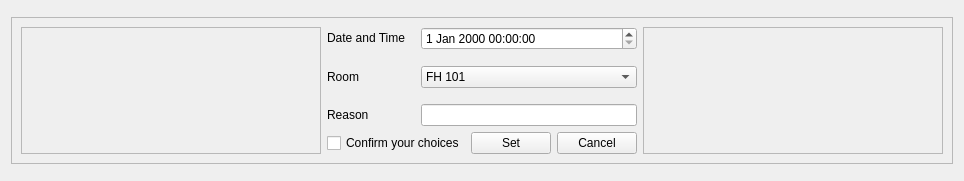
         <widget class="QWidget" name="setreservation_page">
          <layout class="QGridLayout" name="gridLayout_3">
           <item row="2" column="0">
            <widget class="QFrame" name="frame_21">
             <property name="frameShape">
              <enum>QFrame::StyledPanel</enum>
             </property>
             <property name="frameShadow">
              <enum>QFrame::Raised</enum>
             </property>
            </widget>
           </item>
           <item row="1" column="0">
            <widget class="QFrame" name="frame_18">
             <property name="frameShape">
              <enum>QFrame::StyledPanel</enum>
             </property>
             <property name="frameShadow">
              <enum>QFrame::Raised</enum>
             </property>
             <layout class="QHBoxLayout" name="horizontalLayout_14">
              <item>
               <widget class="QFrame" name="frame_19">
                <property name="sizePolicy">
                 <sizepolicy hsizetype="MinimumExpanding" vsizetype="Preferred">
                  <horstretch>0</horstretch>
                  <verstretch>0</verstretch>
                 </sizepolicy>
                </property>
                <property name="minimumSize">
                 <size>
                  <width>300</width>
                  <height>0</height>
                 </size>
                </property>
                <property name="frameShape">
                 <enum>QFrame::StyledPanel</enum>
                </property>
                <property name="frameShadow">
                 <enum>QFrame::Raised</enum>
                </property>
               </widget>
              </item>
              <item>
               <layout class="QVBoxLayout" name="verticalLayout_20">
                <item>
                 <layout class="QHBoxLayout" name="horizontalLayout_15">
                  <property name="spacing">
                   <number>16</number>
                  </property>
                  <property name="leftMargin">
                   <number>0</number>
                  </property>
                  <item>
                   <layout class="QVBoxLayout" name="verticalLayout_21">
                    <property name="spacing">
                     <number>16</number>
                    </property>
                    <item>
                     <widget class="QLabel" name="label_17">
                      <property name="text">
                       <string>Date and Time</string>
                      </property>
                     </widget>
                    </item>
                    <item>
                     <widget class="QLabel" name="label_18">
                      <property name="text">
                       <string>Room</string>
                      </property>
                     </widget>
                    </item>
                    <item>
                     <widget class="QLabel" name="label_19">
                      <property name="text">
                       <string>Reason</string>
                      </property>
                     </widget>
                    </item>
                   </layout>
                  </item>
                  <item>
                   <layout class="QVBoxLayout" name="verticalLayout_22">
                    <property name="spacing">
                     <number>16</number>
                    </property>
                    <item>
                     <widget class="QDateTimeEdit" name="dtRsv"/>
                    </item>
                    <item>
                     <widget class="QComboBox" name="roomRsv">
                      <property name="currentText">
                       <string>FH 101</string>
                      </property>
                      <item>
                       <property name="text">
                        <string>FH 101</string>
                       </property>
                      </item>
                     </widget>
                    </item>
                    <item>
                     <widget class="QLineEdit" name="reasonRsv"/>
                    </item>
                   </layout>
                  </item>
                 </layout>
                </item>
                <item>
                 <layout class="QHBoxLayout" name="horizontalLayout_18">
                  <item>
                   <widget class="QCheckBox" name="confirmRsv">
                    <property name="text">
                     <string>Confirm your choices</string>
                    </property>
                   </widget>
                  </item>
                  <item>
                   <widget class="QPushButton" name="setRsv_btn">
                    <property name="text">
                     <string>Set</string>
                    </property>
                   </widget>
                  </item>
                  <item>
                   <widget class="QPushButton" name="cancelRsv_btn">
                    <property name="text">
                     <string>Cancel</string>
                    </property>
                   </widget>
                  </item>
                 </layout>
                </item>
               </layout>
              </item>
              <item>
               <widget class="QFrame" name="frame_28">
                <property name="sizePolicy">
                 <sizepolicy hsizetype="MinimumExpanding" vsizetype="Preferred">
                  <horstretch>0</horstretch>
                  <verstretch>0</verstretch>
                 </sizepolicy>
                </property>
                <property name="minimumSize">
                 <size>
                  <width>300</width>
                  <height>0</height>
                 </size>
                </property>
                <property name="frameShape">
                 <enum>QFrame::StyledPanel</enum>
                </property>
                <property name="frameShadow">
                 <enum>QFrame::Raised</enum>
                </property>
               </widget>
              </item>
             </layout>
            </widget>
           </item>
           <item row="0" column="0">
            <widget class="QFrame" name="frame_20">
             <property name="frameShape">
              <enum>QFrame::StyledPanel</enum>
             </property>
             <property name="frameShadow">
              <enum>QFrame::Raised</enum>
             </property>
            </widget>
           </item>
          </layout>
         </widget>
